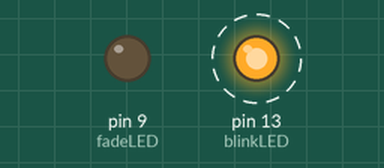
The sketch below on a simulated Arduino Uno, built with avr-gcc and run on an emulated ATmega328P. On the bench: output pins drawn as LEDs (lit = HIGH). Dashed ring = blinking.

Above: at 0.05 s.
At 1.2 s:
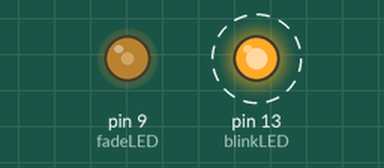
At 2.35 s:
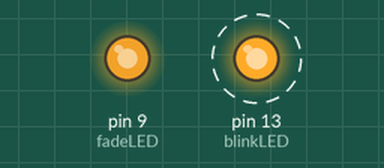
At 4.9 s:
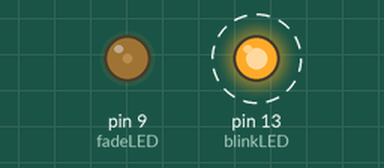
Timing chart, 0 to 6.6 s (numbered marks = the images above):
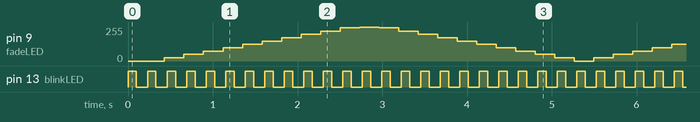

The sketch:

activity-8a_lightitup.ino
```cpp
// DM2008 — Activity 8a
// Combination Challenge (15 min)
//
// The always-on LED is handled purely by wiring (5V rail) — no code needed for that one.

int fadeLED = 9;     // PWM pin for fade control (~)
int blinkLED = 13;   // Digital pin for on/off blink

int brightness = 0;  // current brightness level (0–255)
int fadeAmount = 25;  // how much brightness changes each step

void setup() {
  pinMode(fadeLED, OUTPUT);
  pinMode(blinkLED, OUTPUT);
}

void loop() {
  // Blink LED
  digitalWrite(blinkLED, HIGH);
  delay(100);
  digitalWrite(blinkLED, LOW);
  delay(100);

  // Fade LED
  analogWrite(fadeLED, brightness);
  brightness += fadeAmount;
  Serial.println(brightness);

  // Reverse direction at brightness limits
  if (brightness <= 0 || brightness >= 255) {
    fadeAmount = -fadeAmount;
  }

  delay(30);
}
```

Measured:
- by itself, pin 13 (blinkLED): alternates HIGH for 0.10 s and LOW for 0.13 s
